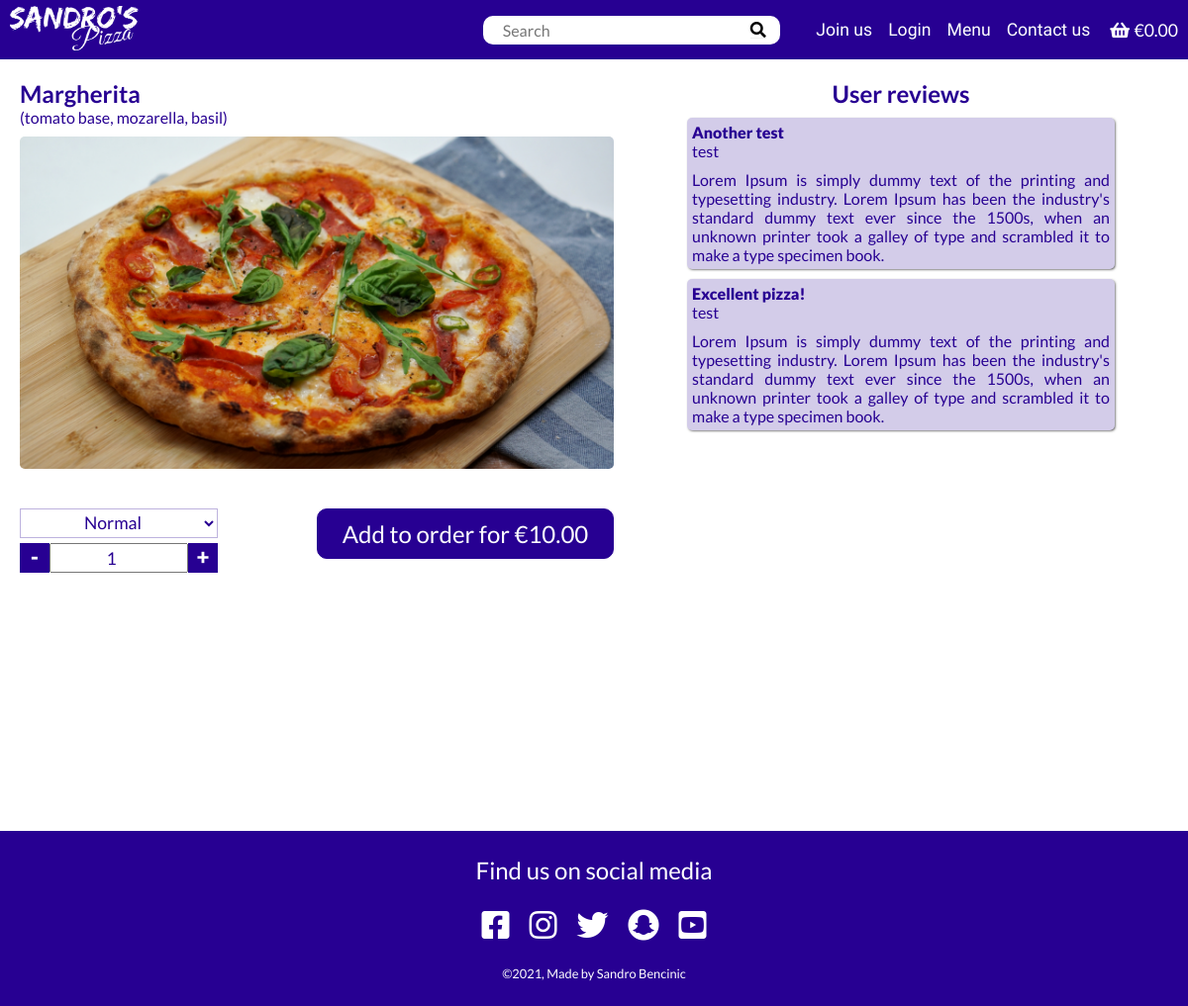
Before: /product/item/1 with the older database file.
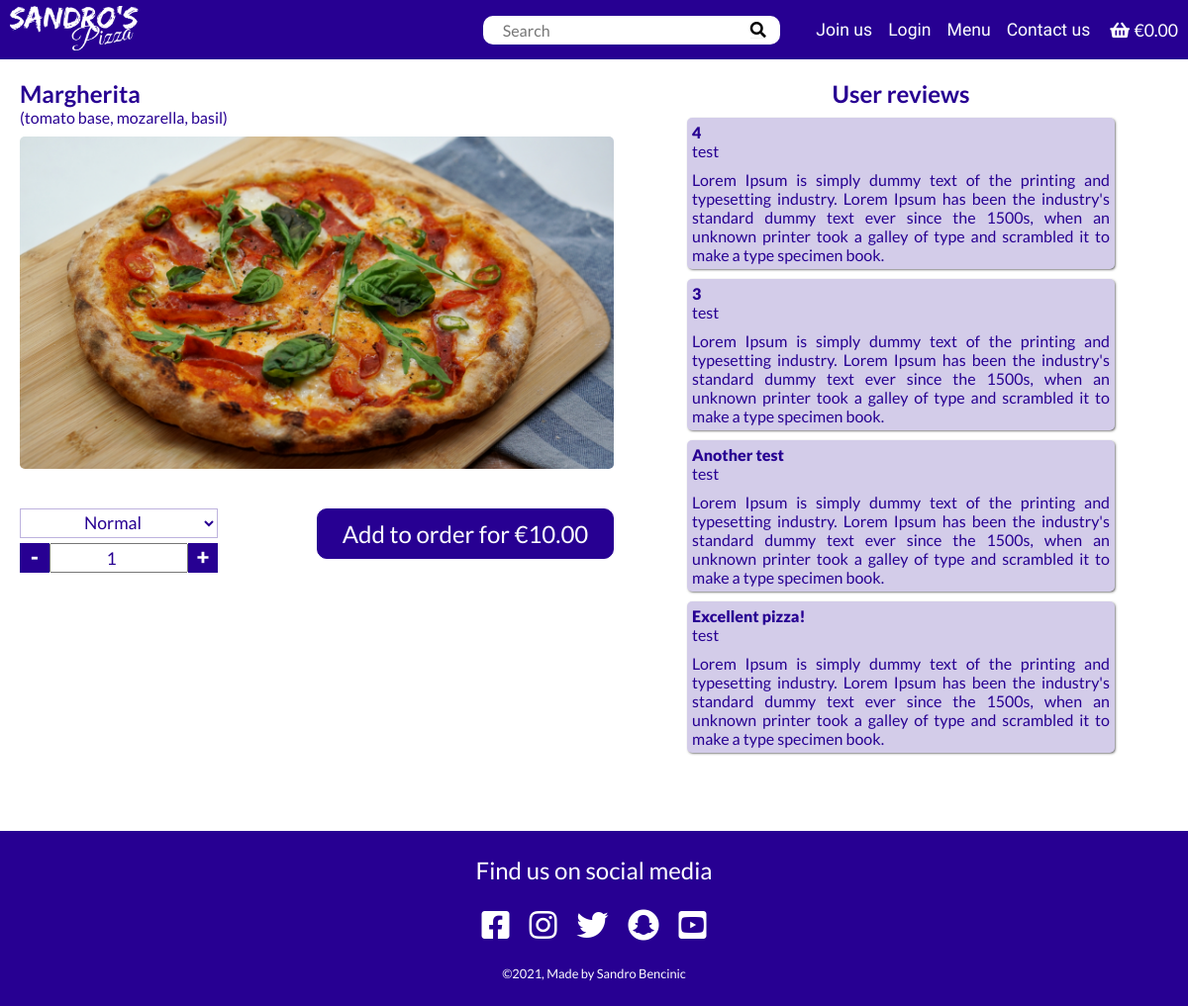
After: the same page with the newer database file.
### product/models.py (models this page shows, shortened)
class Item(models.Model):
    name = models.CharField(max_length=50)
    ingredients = models.CharField(max_length=100)
    price = models.DecimalField(max_digits=10, decimal_places=2)
    image = models.ImageField(null=True, blank=True)

class Review(models.Model):
    user_profile = models.ForeignKey(User, on_delete=models.CASCADE)
    item = models.ForeignKey(Item, on_delete=models.CASCADE)
    title = models.CharField(max_length=50)
    content = models.TextField()

### product/views.py (the view)
# urls.py: path('item/<item_id>', item, name='item'),
def item(request, item_id):
    pizza_item = Item.objects.get(id=item_id)
    context = {
        'item': pizza_item,
        'reviews': Review.objects.filter(item=pizza_item)[::-1],
        'show_bag': True
    }
    return render(request, 'product/item.html', context)

### order/contexts.py (called while the page is built, shortened)
def contexts(request):
    bag_items = []
    grand_total = 0
    if request.user.is_authenticated:
        delivery_fee = 0
    else:
        delivery_fee = 2
    grand_total += delivery_fee
    order_time = None
    bag = request.session.get('bag', {})
    context = {
        'bag_items': bag_items,
        'grand_total': grand_total,
        'order_time': order_time,
        'delivery_fee': delivery_fee,
    }
    return context

### product/templates/product/item.html (shortened to what this page needs)
{% extends 'base.html' %}
{% load static %}
{% block content %}
    <div class="item">
        <div class="item-container">
            <h2 class="item__title">{{ item.name }}</h2>
            <p class="item__description">{{ item.ingredients }}</p>
            <div class="item__img" style="background-image: url({{item.image.url}});"></div>
            <form action="{% url 'add_item' item.id %}" method="post" class="item__form">
                <select id="item-size" name="size">
                    <option value="normal" selected>Normal</option>
                </select>
                <div class="item__quantity">
                    <div class="item__minus">-</div>
                    <input type="number" name="quantity" id="item-quantity" min="1" value="1" >
                    <div class="item__plus">+</div>
                </div>
                <button class="btn btn--item" type="submit">
                    Add to order for €<span id="item-price">{{ item.price }}</span>
                </button>
            </form>
        </div>
        <div class="comment">
            <h2 class="comment__title">User reviews</h2>
            {% if reviews %}
                {% for review in reviews %}
                <div class="comment-single">
                    <div class="comment-single__title">
                        <p>{{ review.title }}</p>
                        <p>{{ review.user_profile }}</p>
                    </div>
                    <div class="comment-single__text">{{ review.content }}
                    </div>
                </div>
                {% endfor %}
            {% else %}
            <p style="text-align: center; width: 100%;">No reviews yet.</p>
            {% endif %}
        </div>
    </div>
{% endblock content %}

### templates/base.html (shortened to what this page needs)
{% load static %}
<!DOCTYPE html>
<html lang="en">
<head>
    <link rel="stylesheet" href="https://use.fontawesome.com/releases/v5.15.4/css/all.css">
    <link rel="stylesheet" href="https://cdnjs.cloudflare.com/ajax/libs/animate.css/4.1.1/animate.min.css">
    <link rel="stylesheet" href="{% static 'css/style.css' %}">
</head>
<body>
    <header class="navbar">
        <nav class="navbar__container">
            <a href="{% url 'index' %}">
                <img class="navbar__logo" src="{% static 'images/logo_bw.webp' %}" alt="Sandros pizza logo">
            </a>
            <div class="navbar__desktop-menu">
                <form class="navbar__search" action="{% url 'menu' %}" method="get" style="margin-right: 20px;">
                    <input class="search__input" type="text" name="q" id="q" placeholder="Search">
                    <button class="search__btn">
                        <i class="fas fa-search"></i>
                    </button>
                </form>
                <ul class="navbar__links">
                    {% if user.is_anonymous %}
                    <li class="navbar__link">
                        <a href="{% url 'account_signup' %}">Join us</a>
                    </li>
                    <li class="navbar__link">
                        <a href="{% url 'account_login' %}">Login</a>
                    </li>
                    {% endif %}
                    <li class="navbar__link">
                        <a href="{% url 'menu' %}">Menu</a>
                    </li>
                    <li class="navbar__link">
                        <a href="{% url 'contact' %}">Contact us</a>
                    </li>
                    <li class="navbar__link" style="margin-left: 20px;">
                        <a href="{% url 'order' %}">
                            <i class="fas fa-shopping-basket"></i>
                            {% if bag_items %}
                            <span>€{{ grand_total|floatformat:2 }}</span>
                            {% else %}
                            <span>€0.00</span>
                            {% endif %}
                        </a>
                    </li>
                </ul>
            </div>
        </nav>
    </header>
    <div class="main-container">
        {% block content %}
        {% endblock content %}
    </div>
    <footer class="footer">
        <p class="footer__title">Find us on social media</p>
        <ul class="footer__links">
        <li>
            <a href="https://www.facebook.com/" target="_blank"
            aria-label="link to facebook (opens in new tab)" rel="noopener">
            <i class="fab fa-facebook-square"></i>
            </a>
        </li>
        <li>
            <a href="https://www.instagram.com/" target="_blank"
            aria-label="link to instagram (opens in new tab)" rel="noopener">
            <i class="fab fa-instagram"></i>
            </a>
        </li>
        <li>
            <a href="https://twitter.com/" target="_blank"
            aria-label="link to twitter (opens in new tab)" rel="noopener">
            <i class="fab fa-twitter"></i>
            </a>
        </li>
        <li>
            <a href="https://www.snapchat.com/" target="_blank"
            aria-label="link to snapchat (opens in new tab)" rel="noopener">
            <i class="fab fa-snapchat"></i>
            </a>
        </li>
        <li>
            <a href="https://www.youtube.com/" target="_blank"
            aria-label="link to youtube (opens in new tab)" rel="noopener">
            <i class="fab fa-youtube-square"></i>
            </a>
        </li>
        </ul>
        <p class="footer__copyright">©2021, Made by Sandro Bencinic</p>
    </footer>
</body>
</html>

Changed rows visible on the page:
added Review: title "4", user_profile "test", content "Lorem Ipsum is simply dummy text of the printing and typesetting industry. Lorem Ipsum has been the industry's standard dummy text ever since the 1500s, when an unknown printer took a galley of type and scrambled it to make a type specimen book."
added Review: title "3", user_profile "test", content "Lorem Ipsum is simply dummy text of the printing and typesetting industry. Lorem Ipsum has been the industry's standard dummy text ever since the 1500s, when an unknown printer took a galley of type and scrambled it to make a type specimen book."
